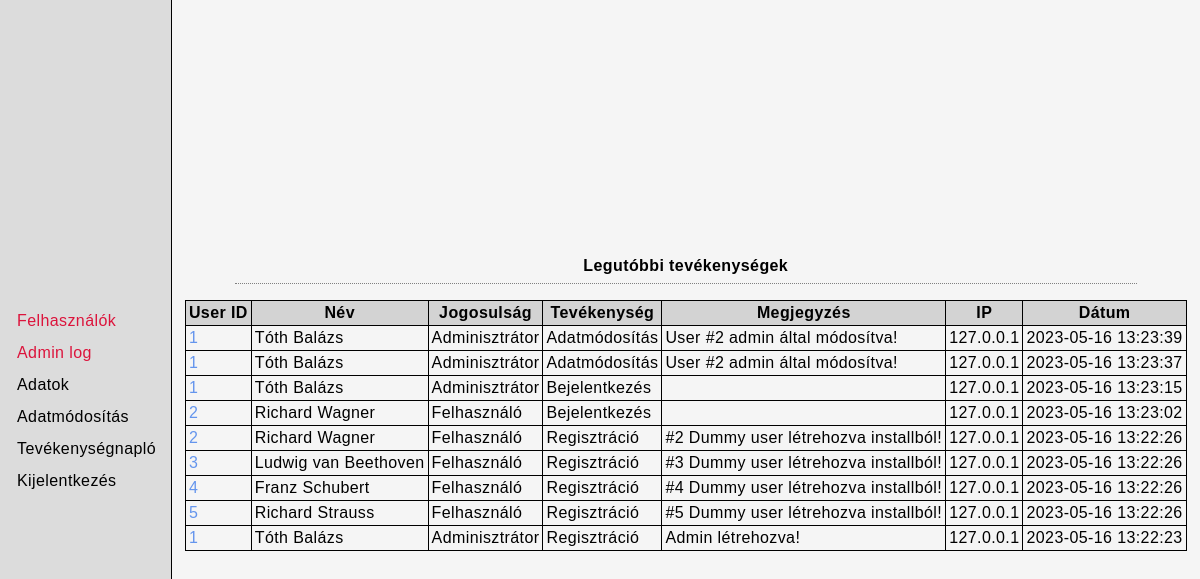
The app's page /adminlog (signed in) with its own data.
### tables this page shows
CREATE TABLE `log` (
  `ID` int UNSIGNED NOT NULL,
  `U_ID` int NOT NULL,
  `TYPE` varchar(50) NOT NULL,
  `MESSAGE` varchar(200) NOT NULL,
  `DATE` datetime NOT NULL DEFAULT CURRENT_TIMESTAMP,
  `IP` varchar(50) NOT NULL
);

CREATE TABLE `user_data` (
  `U_ID` int UNSIGNED NOT NULL,
  `FIRST_NAME` varchar(30) DEFAULT NULL,
  `LAST_NAME` varchar(30) DEFAULT NULL,
  `PHONE_NUMBER` varchar(30) DEFAULT NULL
);

CREATE TABLE `role` (
  `R_ID` tinyint UNSIGNED NOT NULL,
  `R_NAME` varchar(30) NOT NULL
);

### config/routes.php (called while the page is built, shortened)
<?php
$router = new Router();
$router->addRoute("/", function () {
    require_once("templates/home.php");
});
$router->addRoute("/home", function () {
    require_once("templates/home.php");
});
$router->addRoute("/login", function () {
    require_once("templates/login.php");
});
$router->addRoute("/registration", function () {
    require_once("templates/registration.php");
});
$router->addRoute("/logout", function () {
    require_once("templates/logout.php");
});
$router->addRoute("/update", function () {
    require_once("templates/updateUser.php");
});
$router->addRoute("/userlog", function () {
    require_once("templates/userlog.php");
});
$router->addRoute("/admin", function () {
    require_once("templates/admin/admin.php");
});
$router->addRoute("/userupdate", function () {
    require_once("templates/admin/adminUpdateUser.php");
});
$router->addRoute("/adminlog", function () {
    require_once("templates/admin/adminLog.php");
});

### config/dbConfig.php (called while the page is built)
<?php
$server = "localhost";
$username = "root";
$password = "";
$database = "vegleges";

### classes/DbConnect.php (called while the page is built, shortened)
<?php
require_once $_SERVER['DOCUMENT_ROOT'] . '/config/dbConfig.php';
class DbConnect
{
    private $connection;
    public function __construct()
    {
        global $server, $username, $password, $database;
        if (!isset($this->connection)) {
            $this->connection = new mysqli($server, $username, $password, $database);
        }
    }
    public function getMysqli()
    {
        return $this->connection;
    }
}

### classes/Log.php (called while the page is built, shortened)
<?php
require_once $_SERVER['DOCUMENT_ROOT'] . '/classes/DbConnect.php';
class Log extends DbConnect
{
    public function logTypes()
    {
        $logTypes = array('login' => 'Bejelentkezés', 'registration' => 'Regisztráció', 'update' => 'Adatmódosítás', 'delete' => "Törlés");
        return $logTypes;
    }
    public function getAllLog()
    {
        $sql = "SELECT u_id, type, message, date, ip FROM log ORDER BY DATE DESC LIMIT 10";
        $query = $this->getMysqli()->query($sql);
        while ($row = $query->fetch_assoc()) {
            $rows[] = $row;
        }
        return $rows;
    }
}

### classes/GetUser.php (called while the page is built, shortened)
<?php
class GetUser extends DbConnect
{
    private function getAllUser($id)
    {
        $sql = "SELECT u_id FROM user WHERE u_id = '{$id}'";
        $query = $this->getMysqli()->query($sql);
        $numRows = $this->getMysqli()->affected_rows;
        if ($numRows > 0) {
            return true;
        } else {
            return false;
        }
    }
    public function getFullDataById(int $id)
    {
        if ($this->getAllUser($id) === true) {
            $sql = "SELECT user.u_id, user.password, user.email, user.role, user.enabled,
                        user_data.u_id, user_data.first_name, user_data.last_name, user_data.phone_number,
                        user_photo.u_id, user_photo.file_name,
                        role.r_name
                FROM user
                JOIN user_data ON (user_data.u_id = user.u_id)
                JOIN user_photo ON (user_photo.u_id = user.u_id)
                JOIN role ON (role.r_id = user.role)
                WHERE user.u_id = '{$id}'";
            $query = $this->getMysqli()->query($sql);
            $row = $query->fetch_assoc();
            return $row;
        } else {
            return false;
        }
    }
}

### templates/admin/adminLog.php (the view, shortened to what this page needs)
<?php
$log = new Log();
$getAll = $log->getAllLog();
$logType = $log->logTypes();
$user = new GetUser();
?>
<div class="table-container">
    <div class="table-title">
        <p>Legutóbbi tevékenységek</p>
    </div>
    <table>
        <thead>
            <tr>
                <th>User ID</th>
                <th>Név</th>
                <th>Jogosulság</th>
                <th>Tevékenység</th>
                <th>Megjegyzés</th>
                <th>IP</th>
                <th>Dátum</th>
            </tr>
        </thead>
        <tbody>
            <?php
            $i = 0;
            while ($i < count($getAll)) {
                $getUser = $user->getFullDataById($getAll[$i]['u_id']);
                echo "<tr>";
                echo "<td>";
                echo "<a href='/userupdate?user=" . $getAll[$i]['u_id'] . "'>" . $getAll[$i]['u_id'] ?? '' . "</a>";
                echo "</td>";
                echo "<td>";
                echo $getUser['first_name'] ?? '';
                echo $getUser['last_name'] ?? '';
                echo "</td>";
                echo "<td>";
                echo $getUser['r_name'] ?? '';
                echo "</td>";
                echo "<td>";
                echo $logType[$getAll[$i]['type']] ?? '';
                echo "</td>";
                echo "<td>";
                echo $getAll[$i]['message'] ?? '';
                echo "</td>";
                echo "<td>";
                echo $getAll[$i]['ip'] ?? '';
                echo "</td>";
                echo "<td>";
                echo $getAll[$i]['date'] ?? '';
                echo "</td>";
                echo "</tr>";
                $i++;
            }
            ?>
        </tbody>
    </table>
</div>

### assets/style.css (style rules this page uses)
*, *::before, *::after { box-sizing: border-box; padding: 0; margin: 0; }
html { scroll-behavior: smooth; font-family: Helvetica, Arial, sans-serif; letter-spacing: 0.4px; }
a { color: inherit; text-decoration: none; }
table, th, td { border: 1px solid black; border-collapse: collapse; }
table a { color: cornflowerblue; }
th, td { padding: 3px; }
thead { background-color: lightgray; color: black; }
.table-container { display: flex; flex-direction: column; row-gap: 1rem; align-items: center; }
.table-title { width: 90%; display: flex; flex-direction: column; align-items: center; row-gap: 0.5rem; border-bottom: 1px dotted grey; padding-bottom: 0.5rem; text-align: center; }
.table-title p { font-weight: bold; }

### records on screen
log: U_ID "1", user_data.FIRST_NAME "Tóth", user_data.LAST_NAME "Balázs", role.R_NAME "Adminisztrátor", TYPE "Adatmódosítás", MESSAGE "User #2 admin által módosítva!", IP "127.0.0.1", DATE "2023-05-16 13:23:39"
log: U_ID "1", user_data.FIRST_NAME "Tóth", user_data.LAST_NAME "Balázs", role.R_NAME "Adminisztrátor", TYPE "Adatmódosítás", MESSAGE "User #2 admin által módosítva!", IP "127.0.0.1", DATE "2023-05-16 13:23:37"
log: U_ID "1", user_data.FIRST_NAME "Tóth", user_data.LAST_NAME "Balázs", role.R_NAME "Adminisztrátor", TYPE "Bejelentkezés", IP "127.0.0.1", DATE "2023-05-16 13:23:15"
log: U_ID "2", user_data.FIRST_NAME "Richard", user_data.LAST_NAME "Wagner", role.R_NAME "Felhasználó", TYPE "Bejelentkezés", IP "127.0.0.1", DATE "2023-05-16 13:23:02"
log: U_ID "2", user_data.FIRST_NAME "Richard", user_data.LAST_NAME "Wagner", role.R_NAME "Felhasználó", TYPE "Regisztráció", MESSAGE "#2 Dummy user létrehozva installból!", IP "127.0.0.1", DATE "2023-05-16 13:22:26"
log: U_ID "3", user_data.FIRST_NAME "Ludwig van", user_data.LAST_NAME "Beethoven", role.R_NAME "Felhasználó", TYPE "Regisztráció", MESSAGE "#3 Dummy user létrehozva installból!", IP "127.0.0.1", DATE "2023-05-16 13:22:26"
log: U_ID "4", user_data.FIRST_NAME "Franz", user_data.LAST_NAME "Schubert", role.R_NAME "Felhasználó", TYPE "Regisztráció", MESSAGE "#4 Dummy user létrehozva installból!", IP "127.0.0.1", DATE "2023-05-16 13:22:26"
log: U_ID "5", user_data.FIRST_NAME "Richard", user_data.LAST_NAME "Strauss", role.R_NAME "Felhasználó", TYPE "Regisztráció", MESSAGE "#5 Dummy user létrehozva installból!", IP "127.0.0.1", DATE "2023-05-16 13:22:26"
log: U_ID "1", user_data.FIRST_NAME "Tóth", user_data.LAST_NAME "Balázs", role.R_NAME "Adminisztrátor", TYPE "Regisztráció", MESSAGE "Admin létrehozva!", IP "127.0.0.1", DATE "2023-05-16 13:22:23"
